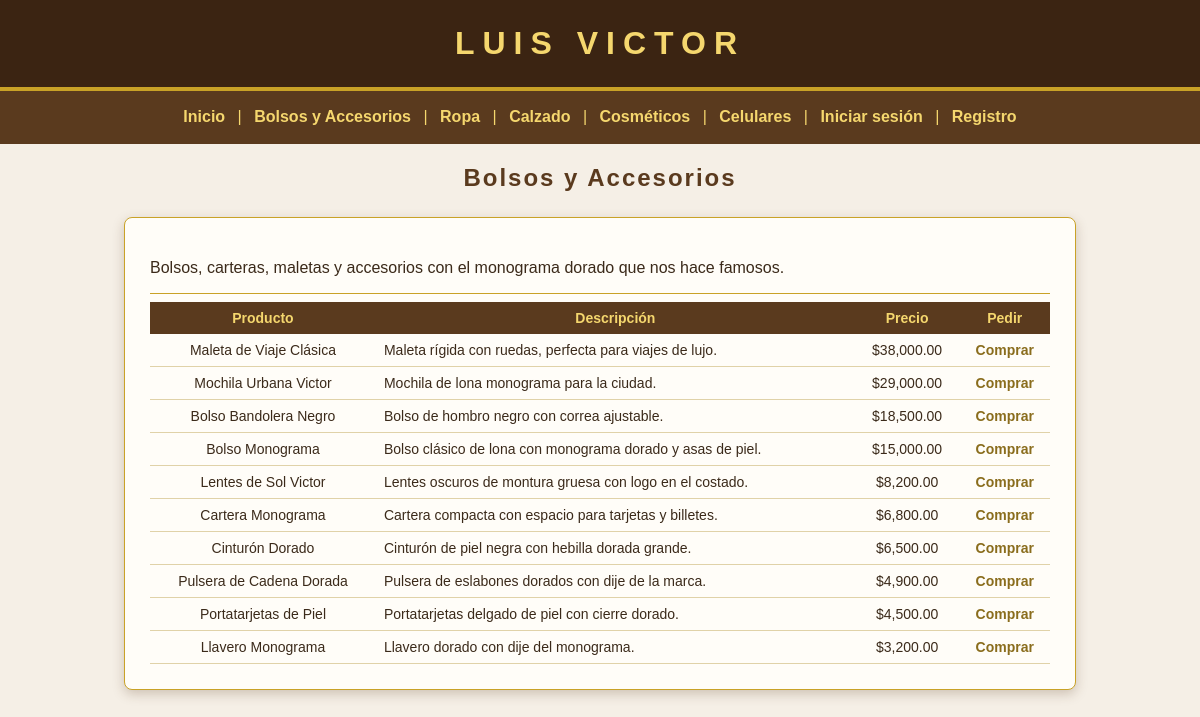
/bolsos.php, run on the app's committed database.
### tables this page shows
CREATE TABLE productos (
  id INT AUTO_INCREMENT PRIMARY KEY,
  categoria VARCHAR(50) NOT NULL,
  marca VARCHAR(50) NOT NULL,
  nombre VARCHAR(100) NOT NULL,
  descripcion VARCHAR(200) NOT NULL,
  precio DECIMAL(10,2) NOT NULL
);

### bolsos.php (the view, shortened to what this page needs)
<?php
$categoria = "Bolsos y Accesorios";
require "conexion.php";
$stmt = $conexion->prepare("SELECT id, nombre, descripcion, precio FROM productos WHERE categoria = ? ORDER BY precio DESC");
$stmt->bind_param("s", $categoria);
$stmt->execute();
$productos = $stmt->get_result();
?>
<!DOCTYPE html>
<html>
<head>
  <link rel="stylesheet" href="estilo.css">
</head>
<body>
  <h1>LUIS VICTOR</h1>
  <?php include "menu.php"; ?>
  <h2>Bolsos y Accesorios</h2>
  <div class="ancho">
    <p>Bolsos, carteras, maletas y accesorios con el monograma dorado que nos hace famosos.</p>
    <hr>
    <table>
      <tr>
        <th>Producto</th>
        <th>Descripción</th>
        <th>Precio</th>
        <th>Pedir</th>
      </tr>
      <?php while ($p = $productos->fetch_assoc()) { ?>
      <tr>
        <td><?php echo htmlspecialchars($p["nombre"]); ?></td>
        <td class="izq"><?php echo htmlspecialchars($p["descripcion"]); ?></td>
        <td>$<?php echo number_format($p["precio"], 2); ?></td>
        <td><a href="tienda.php?producto=<?php echo $p["id"]; ?>">Comprar</a></td>
      </tr>
      <?php } ?>
    </table>
  </div>
</body>
</html>

### menu.php (shortened to what this page needs)
<div class="menu">
  <a href="index.php">Inicio</a> |
  <a href="bolsos.php">Bolsos y Accesorios</a> |
  <a href="ropa.php">Ropa</a> |
  <a href="calzado.php">Calzado</a> |
  <a href="cosmeticos.php">Cosméticos</a> |
  <a href="celulares.php">Celulares</a> |
  <?php if (isset($_SESSION["usuario_id"])) { ?>
    <a href="tienda.php">Comprar</a> |
    <a href="logout.php">Cerrar sesión</a>
  <?php } else { ?>
    <a href="login.php">Iniciar sesión</a> |
    <a href="registro.php">Registro</a>
  <?php } ?>
</div>

### estilo.css (style rules this page uses)
body { font-family: Arial, sans-serif; background-color: #f5efe6; color: #3b2a1a; margin: 0; }
h1 { background-color: #3b2412; color: #f5d76e; text-align: center; letter-spacing: 8px; margin: 0; padding: 25px; border-bottom: 4px solid #c9a227; }
h2 { color: #5a3a1e; text-align: center; letter-spacing: 2px; }
div { width: 90%; max-width: 520px; margin: 25px auto; padding: 25px; background-color: #fffdf8; border: 1px solid #c9a227; border-radius: 8px; box-shadow: 0 4px 12px rgba(90, 58, 30, 0.25); }
a { color: #8a6d1d; text-decoration: none; font-weight: bold; }
hr { border: 0; border-top: 1px solid #c9a227; }
table { width: 100%; font-size: 14px; border-collapse: collapse; }
th { background-color: #5a3a1e; color: #f5d76e; padding: 8px; }
td { padding: 8px; text-align: center; border-bottom: 1px solid #e0d2a8; }
div.menu { width: 100%; max-width: none; margin: 0; padding: 12px 0; background-color: #5a3a1e; border: 0; border-radius: 0; box-shadow: none; text-align: center; color: #f5d76e; line-height: 1.8; }
div.menu a { color: #f5d76e; padding: 0 8px; }
div.ancho { max-width: 900px; }
td.izq { text-align: left; }

### data on the page
productos: nombre "Maleta de Viaje Clásica", descripcion "Maleta rígida con ruedas, perfecta para viajes de lujo.", precio "38,000.00"
productos: nombre "Mochila Urbana Victor", descripcion "Mochila de lona monograma para la ciudad.", precio "29,000.00"
productos: nombre "Bolso Bandolera Negro", descripcion "Bolso de hombro negro con correa ajustable.", precio "18,500.00"
productos: nombre "Bolso Monograma", descripcion "Bolso clásico de lona con monograma dorado y asas de piel.", precio "15,000.00"
productos: nombre "Lentes de Sol Victor", descripcion "Lentes oscuros de montura gruesa con logo en el costado.", precio "8,200.00"
productos: nombre "Cartera Monograma", descripcion "Cartera compacta con espacio para tarjetas y billetes.", precio "6,800.00"
productos: nombre "Cinturón Dorado", descripcion "Cinturón de piel negra con hebilla dorada grande.", precio "6,500.00"
productos: nombre "Pulsera de Cadena Dorada", descripcion "Pulsera de eslabones dorados con dije de la marca.", precio "4,900.00"
productos: nombre "Portatarjetas de Piel", descripcion "Portatarjetas delgado de piel con cierre dorado.", precio "4,500.00"
productos: nombre "Llavero Monograma", descripcion "Llavero dorado con dije del monograma.", precio "3,200.00"
